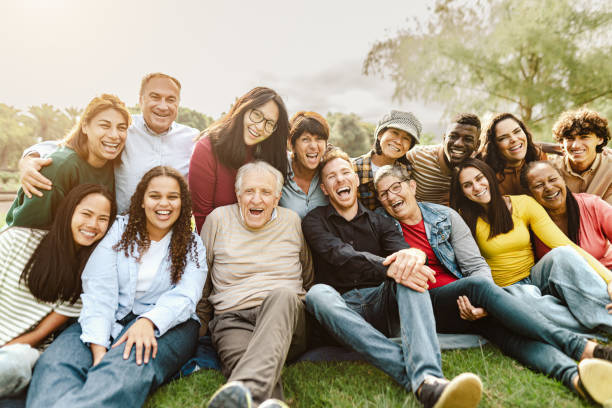
#> input picture Tema 03/Visión Artificial/imagen.jpg, 612 x 408 px
$ jupyter execute actividad16.ipynb   (shell and % lines are left out)
#> lines starting #> are read from the running program, lines starting #| are printed output that depends on the picture; after the words box and inside, x2 and y2 are one past the last pixel; in counts of white or black regions, pixels touching at a corner belong together
# Actividad 16 – Detección de rostros en imagen

**Objetivo**: usar clasificadores Haar Cascade para detectar rostros.

En esta actividad vamos a:
1. Cargar una imagen
2. Cargar el clasificador Haar para detección de rostros
3. Detectar rostros en la imagen
4. Dibujar rectángulos alrededor de los rostros
5. Añadir texto "Rostro detectado"
6. Guardar el resultado

## 1. Importar librerías necesarias

[cell 1]
import cv2
import numpy as np
from matplotlib import pyplot as plt

# Configurar matplotlib para mostrar imágenes en el notebook

## 2. Cargar imagen y convertir a escala de grises

[cell 2]
# Cargar la imagen
imagen = cv2.imread('imagen.jpg')
#> imagen is the input picture: shape (408, 612, 3); mean B, G, R 133.2, 153, 163

# Verificar que la imagen se cargó correctamente
if imagen is None:
    print("Error: No se pudo cargar la imagen. Verifica la ruta del archivo.")
else:
    print("✓ Imagen cargada correctamente")
    print(f"  Dimensiones: {imagen.shape}")
#|   Dimensiones: (408, 612, 3)

    # Convertir a escala de grises (requerido para Haar Cascade)
    imagen_gris = cv2.cvtColor(imagen, cv2.COLOR_BGR2GRAY)
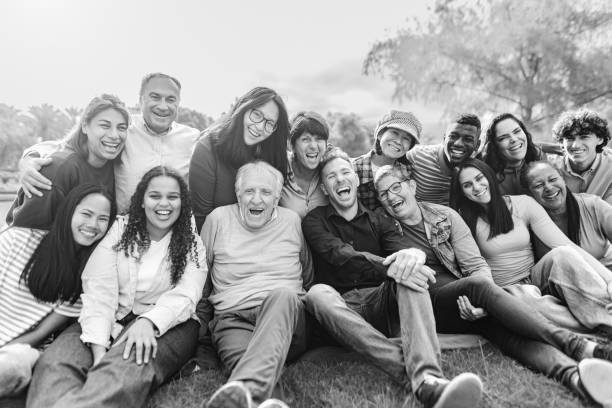
#> imagen_gris: shape (408, 612); min 0, max 255, mean 153.8
    print("✓ Imagen convertida a escala de grises")

    # Convertir BGR a RGB para visualización
    imagen_rgb = cv2.cvtColor(imagen, cv2.COLOR_BGR2RGB)

    plt.figure(figsize=(10, 6))
    plt.imshow(imagen_rgb)
    plt.title('Imagen original')
    plt.axis('off')
    plt.show()

## 3. Cargar clasificador Haar Cascade

OpenCV incluye clasificadores preentrenados para detección de rostros, ojos, sonrisas, etc.

[cell 3]
# Cargar el clasificador Haar para detección de rostros frontales
# El archivo XML viene incluido con OpenCV
face_cascade = cv2.CascadeClassifier(cv2.data.haarcascades + 'haarcascade_frontalface_default.xml')

# Verificar que el clasificador se cargó correctamente
if face_cascade.empty():
    print("Error: No se pudo cargar el clasificador Haar Cascade")
else:
    print("✓ Clasificador Haar Cascade cargado correctamente")
    print(f"  Archivo: haarcascade_frontalface_default.xml")
    print(f"  Ubicación: {cv2.data.haarcascades}")

## 4. Detectar rostros en la imagen

El método detectMultiScale busca objetos (rostros) en diferentes escalas.

[cell 4]
# Detectar rostros en la imagen
# Parámetros:
# - scaleFactor: qué tanto se reduce la imagen en cada escala (1.1 = 10% de reducción)
# - minNeighbors: cuántos vecinos debe tener cada rectángulo para ser considerado rostro
# - minSize: tamaño mínimo del rostro a detectar
rostros = face_cascade.detectMultiScale(
    imagen_gris,
    scaleFactor=1.1,
    minNeighbors=5,
    minSize=(30, 30)
)
#> rostros = [[319, 156, 43, 43], [292, 125, 39, 39], [232, 171, 52, 52], [138, 176, 51, 51], [69, 196, 49, 49], [138, 79, 49, 49], [86, 107, 49, 49]]

print(f"✓ Detección completada")
print(f"  Rostros detectados: {len(rostros)}")
#|   Rostros detectados: 7

if len(rostros) > 0:
    print(f"\n  Detalles de cada rostro:")
    for i, (x, y, w, h) in enumerate(rostros, 1):
        print(f"  Rostro {i}: x={x}, y={y}, ancho={w}, alto={h}")
#> this loop made 7 passes
#|   Rostro 1: x=319, y=156, ancho=43, alto=43
#|   Rostro 2: x=292, y=125, ancho=39, alto=39
#|   Rostro 3: x=232, y=171, ancho=52, alto=52
#|   Rostro 4: x=138, y=176, ancho=51, alto=51
#|   Rostro 5: x=69, y=196, ancho=49, alto=49
#|   Rostro 6: x=138, y=79, ancho=49, alto=49
#|   Rostro 7: x=86, y=107, ancho=49, alto=49

## 5. Dibujar rectángulos y añadir texto

Marcamos cada rostro detectado con un rectángulo verde y texto.

[cell 5]
# Crear una copia de la imagen para dibujar
imagen_resultado = imagen.copy()

# Dibujar rectángulo y texto para cada rostro detectado
for i, (x, y, w, h) in enumerate(rostros, 1):
    # Dibujar rectángulo verde alrededor del rostro
    cv2.rectangle(imagen_resultado, (x, y), (x+w, y+h), (0, 255, 0), 2)

    # Añadir texto "Rostro detectado" encima del rectángulo
    texto = f"Rostro detectado"
    cv2.putText(imagen_resultado, texto, (x, y-10),
                cv2.FONT_HERSHEY_SIMPLEX, 0.6, (0, 255, 0), 2)
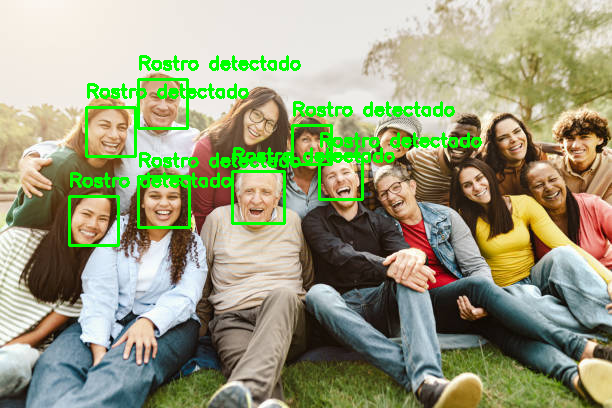
#> imagen_resultado: shape (408, 612, 3); 4.71% of pixels changed, all inside (x1, y1, x2, y2) = (68, 55, 482, 247)

print(f"✓ Rectángulos y texto añadidos")
print(f"  Total de rostros marcados: {len(rostros)}")
#|   Total de rostros marcados: 7

# Convertir a RGB para visualización
imagen_resultado_rgb = cv2.cvtColor(imagen_resultado, cv2.COLOR_BGR2RGB)

plt.figure(figsize=(12, 8))
plt.imshow(imagen_resultado_rgb)
plt.title(f'Rostros detectados: {len(rostros)}')
plt.axis('off')
plt.show()

## 6. Guardar resultado

[cell 6]
# Guardar la imagen con rostros detectados
nombre_salida = 'rostros_detectados.jpg'
cv2.imwrite(nombre_salida, imagen_resultado)

print(f"✓ Imagen guardada como '{nombre_salida}'")
print(f"  Rostros marcados: {len(rostros)}")
#|   Rostros marcados: 7

# Comparación antes y después
fig, axes = plt.subplots(1, 2, figsize=(16, 6))

axes[0].imshow(imagen_rgb)
axes[0].set_title('Imagen original', fontsize=14, fontweight='bold')
axes[0].axis('off')

axes[1].imshow(imagen_resultado_rgb)
axes[1].set_title(f'Resultado ({len(rostros)} rostro(s) detectado(s))', fontsize=14, fontweight='bold')
axes[1].axis('off')

plt.tight_layout()
plt.show()
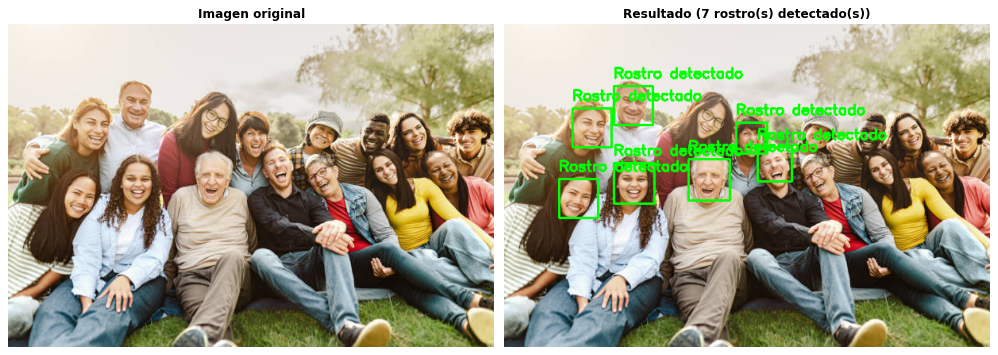
#> figure drawn by matplotlib, 2 panels

print("\n" + "="*60)
print("RESUMEN DE DETECCIÓN")
print("="*60)
print(f"Clasificador: Haar Cascade (frontalface)")
print(f"Rostros detectados: {len(rostros)}")
#| Rostros detectados: 7
print(f"Archivo guardado: {nombre_salida}")
print("="*60)
